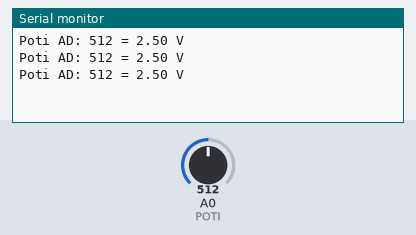
Simulated run of this sketch. Board: ATtiny85, built with avr-gcc and run on an emulated ATtiny85. On the bench: the last lines printed to the serial monitor. The test bench sets the inputs (shaded band); at power-on: A0 (POTI) = 512.

Above: at 1.3 s.
1.4 s: A0 (POTI) set to 716
At 1.9 s:
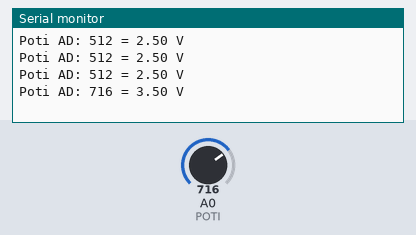
2.9 s: A0 (POTI) set to 900
At 3.4 s:
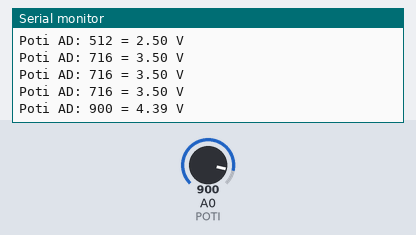
Timing chart, 0 to 5.9 s (numbered marks = the images above; inputs shaded):
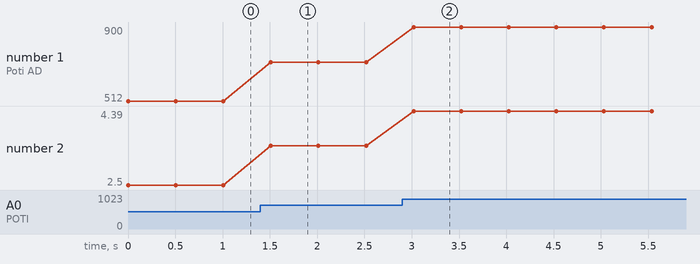

The sketch:

mfs_analog1.ino
```cpp
// Multi Function Shield fuer Andruino, Make Heft 2/2018


const uint8_t POTI = A0;
uint16_t ADwert;

void setup() {
  Serial.begin(9600);
}

void loop() {
  ADwert = analogRead(POTI);
  Serial.print("Poti AD: ");
  Serial.print(ADwert);
  Serial.print(" = ");
  Serial.print(double(ADwert*0.0048828),2);
  Serial.print(" V\n");
  delay(500);
}
```

Measured:
- after the input at 1.4 s, the serial monitor: prints a new line after 0.11 s (image 1)
- after the input at 2.9 s, the serial monitor: prints a new line after 0.12 s (image 2)
- plotted number 1: 512 → 716 after the input at 1.4 s, 716 → 900 after the input at 2.9 s
- plotted number 2: 2.5 → 3.5 after the input at 1.4 s, 3.5 → 4.39 after the input at 2.9 s
